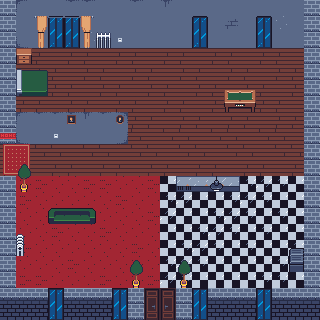

Tiled map render using the project's own tile images. Description and the whole map definition, tile-layer contents included, below:
An orthogonal 20x20 tile map with 16x16 px tiles, 4 tile layers (collision, terrain, upper, upper second), 3 tilesets.

<map version="1.10" tiledversion="1.11.2" orientation="orthogonal" renderorder="right-down" width="20" height="20" tilewidth="16" tileheight="16" infinite="0" nextlayerid="5" nextobjectid="1">
 <properties>
  <property name="collidable" type="bool" value="true" />
 </properties>
 <tileset firstgid="1" name="tileset_modern_rpg_background" tilewidth="16" tileheight="16" tilecount="256" columns="16">
  <image source="../../assets/Dark City 16x16 Tileset/tileset_modern_rpg_background.png" width="256" height="256" />
 </tileset>
 <tileset firstgid="257" name="tileset_modern_rpg_furniture" tilewidth="16" tileheight="16" tilecount="256" columns="16">
  <image source="../../assets/Dark City 16x16 Tileset/tileset_modern_rpg_furniture.png" width="256" height="256" />
 </tileset>
 <tileset firstgid="513" name="tileset_modern_rpg_props" tilewidth="16" tileheight="16" tilecount="256" columns="16">
  <image source="../../assets/Dark City 16x16 Tileset/tileset_modern_rpg_props.png" width="256" height="256" />
 </tileset>
 <layer id="4" name="collision" width="20" height="20">
  <data encoding="csv">
1,1,1,1,1,1,1,1,1,1,1,1,1,1,1,1,1,1,1,1,
1,1,1,1,1,1,1,1,1,1,1,1,1,1,1,1,1,1,1,1,
1,1,1,1,1,1,1,1,1,1,1,1,1,1,1,1,1,1,1,1,
1,1,0,0,0,0,0,0,0,0,0,0,0,0,0,0,0,0,0,1,
1,1,1,0,0,0,0,0,0,0,0,0,0,0,0,0,0,0,0,1,
1,1,1,0,0,0,0,0,0,0,0,0,0,0,0,0,0,0,0,1,
1,0,0,0,0,0,0,0,0,0,0,0,0,0,1,1,0,0,0,1,
1,1,1,1,1,1,1,1,0,0,0,0,0,0,0,0,0,0,0,1,
1,1,1,1,1,1,1,1,0,0,0,0,0,0,0,0,0,0,0,1,
0,0,0,0,0,0,0,0,0,0,0,0,0,0,0,0,0,0,0,1,
0,0,0,0,0,0,0,0,0,0,0,0,0,0,0,0,0,0,0,1,
1,0,0,0,0,0,0,0,0,0,0,1,1,1,1,0,0,0,0,1,
1,0,0,0,0,0,0,0,0,0,0,0,0,0,0,0,0,0,0,1,
1,0,0,1,1,1,0,0,0,0,0,0,0,0,0,0,0,0,0,1,
1,0,0,0,0,0,0,0,0,0,0,0,0,0,0,0,0,0,0,1,
1,1,0,0,0,0,0,0,0,0,0,0,0,0,0,0,0,0,0,1,
1,0,0,0,0,0,0,0,0,0,0,0,0,0,0,0,0,0,1,1,
1,0,0,0,0,0,0,0,0,0,0,0,0,0,0,0,0,0,0,1,
1,1,1,1,1,1,1,1,1,1,1,1,1,1,1,1,1,1,1,1,
1,1,1,1,1,1,1,1,1,1,1,1,1,1,1,1,1,1,1,1
</data>
 </layer>
 <layer id="1" name="terrain" width="20" height="20">
  <data encoding="csv">
86,41,57,57,42,42,57,57,42,57,43,57,57,57,57,57,57,57,57,2684354601,
86,57,57,57,57,57,57,57,57,57,57,57,57,57,58,57,57,45,57,57,
86,1610612777,57,57,57,45,57,57,57,57,57,57,57,57,57,57,57,57,57,57,
86,2,2,3,2,2,3,2,2,3,2,2,3,2,2,3,2,2,3,86,
86,3,2,2,3,2,2,3,2,2,3,2,2,3,2,2,3,2,2,86,
86,2,3,2,2,3,2,2,3,2,2,3,2,2,3,2,2,3,2,86,
86,2,2,3,2,2,3,2,2,3,2,2,3,2,2,3,2,2,3,86,
86,41,42,42,42,43,42,2684354601,2,2,3,2,2,3,2,2,3,2,2,86,
86,1610612777,57,57,57,57,57,3221225513,4,3,4,4,3,4,4,3,4,4,3,86,
4,3,4,4,3,4,4,3,4,4,3,4,4,3,4,4,3,4,4,86,
2,2,3,2,2,3,2,2,3,2,2,3,2,2,3,2,2,3,2,86,
86,228,227,228,228,227,227,228,228,227,246,247,248,246,246,247,248,247,246,86,
86,227,228,228,228,228,228,227,228,228,247,248,246,246,247,248,247,246,246,86,
86,228,228,228,227,228,228,228,228,227,248,246,246,247,248,247,246,247,246,86,
86,228,228,227,228,228,227,228,228,228,246,246,247,248,247,246,247,246,246,86,
86,227,228,228,228,228,228,228,227,228,246,247,248,247,246,247,246,246,247,86,
86,228,228,228,227,228,228,228,228,228,247,248,247,246,246,246,246,247,247,86,
86,227,227,228,228,228,227,228,228,227,248,247,246,246,246,246,247,247,246,86,
87,87,87,53,87,87,87,53,86,15,16,86,53,87,87,87,53,87,87,87,
53,53,53,53,53,53,53,53,86,14,15,86,53,53,53,53,53,53,53,53
</data>
 </layer>
 <layer id="2" name="upper" width="20" height="20">
  <data encoding="csv">
0,0,0,0,0,0,0,0,0,0,0,0,0,0,0,0,0,0,0,86,
0,0,0,324,324,0,0,0,0,0,0,0,324,0,0,0,324,0,0,86,
0,0,521,340,340,0,452,520,0,0,0,0,340,0,0,0,340,0,0,86,
0,278,0,0,0,0,0,0,0,0,0,0,0,0,0,0,0,0,0,0,
0,2147484015,2147484014,0,0,0,0,0,0,0,0,0,0,0,0,0,0,0,0,0,
0,2147484031,2147484030,0,0,0,0,0,0,0,0,0,0,0,301,302,0,0,0,0,
0,0,0,0,0,0,0,0,0,0,0,0,0,0,317,318,0,0,0,0,
0,0,0,0,642,0,0,643,0,0,0,0,0,0,0,0,0,0,0,0,
660,0,0,520,0,0,0,0,0,0,0,0,0,0,0,0,0,0,0,0,
465,466,0,0,0,0,0,0,0,0,0,0,0,0,0,0,0,0,0,0,
481,482,0,0,0,0,0,0,0,0,0,0,0,0,0,0,0,0,0,0,
0,0,0,0,0,0,0,0,0,0,0,438,439,439,440,0,0,0,0,0,
0,0,0,0,0,0,0,0,0,0,0,0,0,0,0,0,0,0,0,0,
0,0,0,401,402,403,0,0,0,0,0,0,0,0,0,0,0,0,0,0,
0,0,0,0,0,0,0,0,0,0,0,0,0,0,0,0,0,0,0,0,
0,0,0,0,0,0,0,0,0,0,0,0,0,0,0,0,0,0,737,0,
0,0,0,0,0,0,0,0,363,0,0,363,0,0,0,0,0,0,753,0,
0,0,0,0,0,0,0,0,379,0,0,379,0,0,0,0,0,0,0,0,
0,0,0,324,0,0,0,324,0,2147483976,328,0,324,0,0,0,324,0,0,0,
0,0,0,340,0,0,0,340,0,2147483992,344,0,340,0,0,0,340,0,0,0
</data>
 </layer>
 <layer id="3" name="upper second" width="20" height="20">
  <data encoding="csv">
0,0,0,0,0,0,0,0,0,0,0,0,0,0,0,0,0,0,0,0,
0,0,397,398,398,399,0,0,0,0,0,0,0,0,0,0,0,0,0,0,
0,0,413,0,0,415,0,0,0,0,0,0,0,0,0,0,0,0,0,0,
0,0,0,0,0,0,0,0,0,0,0,0,0,0,0,0,0,0,0,0,
0,0,0,0,0,0,0,0,0,0,0,0,0,0,0,0,0,0,0,0,
0,0,0,0,0,0,0,0,0,0,0,0,0,0,0,0,0,0,0,0,
0,0,0,0,0,0,0,0,0,0,0,0,0,0,0,0,0,0,0,0,
0,0,0,0,0,0,0,0,0,0,0,0,0,0,0,0,0,0,0,0,
0,0,0,0,0,0,0,0,0,0,0,0,0,0,0,0,0,0,0,0,
0,0,0,0,0,0,0,0,0,0,0,0,0,0,0,0,0,0,0,0,
0,363,0,0,0,0,0,0,0,0,0,0,0,0,0,0,0,0,0,0,
0,379,0,0,0,0,0,0,0,0,0,0,0,456,0,0,0,0,0,0,
0,0,0,0,0,0,0,0,0,0,0,0,0,0,0,0,0,0,0,0,
0,0,0,0,0,0,0,0,0,0,0,0,0,0,0,0,0,0,0,0,
0,437,0,0,0,0,0,0,0,0,0,0,0,0,0,0,0,0,0,0,
0,453,0,0,0,0,0,0,0,0,0,0,0,0,0,0,0,0,0,0,
0,0,0,0,0,0,0,0,0,0,0,0,0,0,0,0,0,0,0,0,
0,0,0,0,0,0,0,0,0,0,0,0,0,0,0,0,0,0,0,0,
0,0,0,0,0,0,0,0,0,0,0,0,0,0,0,0,0,0,0,0,
0,0,0,0,0,0,0,0,0,0,0,0,0,0,0,0,0,0,0,0
</data>
 </layer>
</map>
